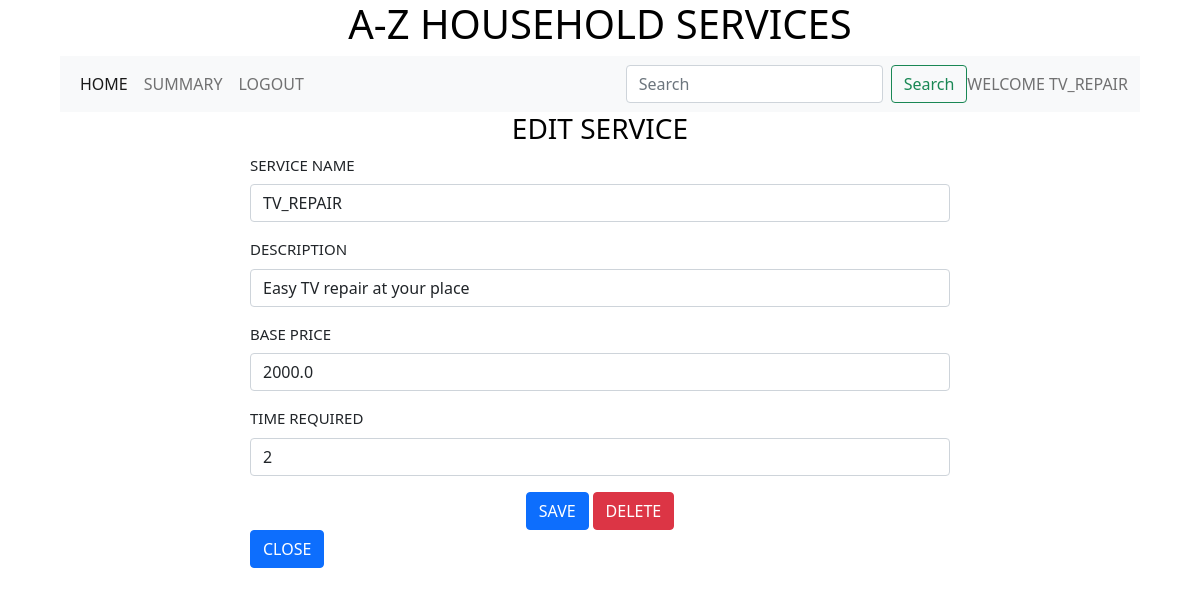
Before: /edit_service/3/TV_REPAIR with the older database file.
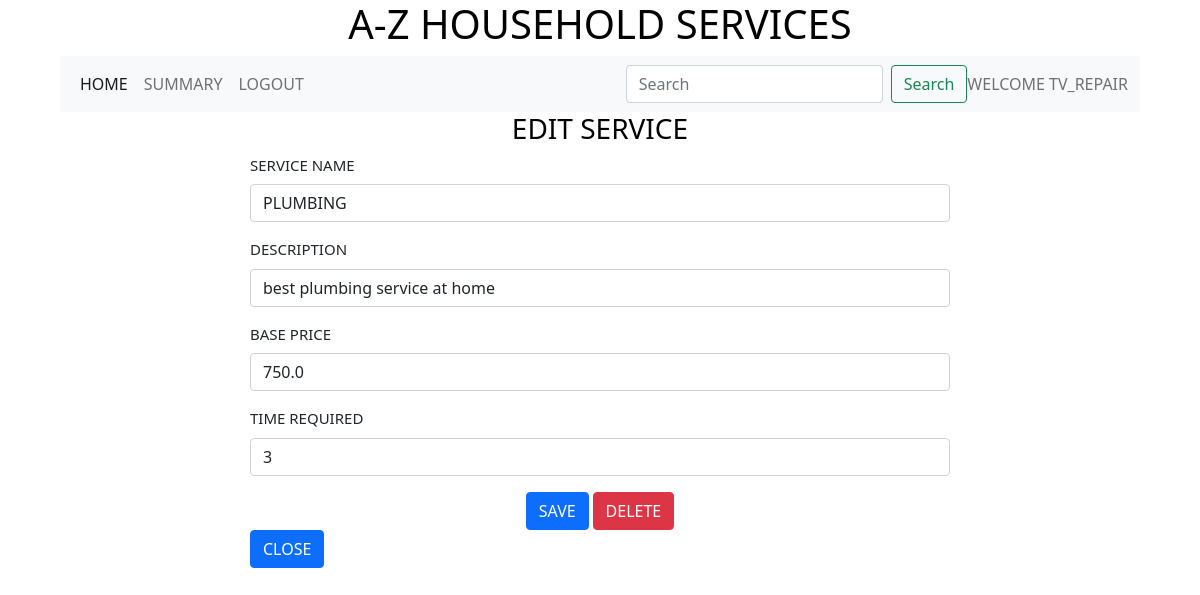
After: the same page with the newer database file.
### backend/models.py (models this page shows)
class Service(db.Model):
    __tablename__ ="service"
    id = db.Column(db.Integer,primary_key=True)
    name = db.Column(db.String)
    description = db.Column(db.String)
    base_price = db.Column(db.Float)
    time_required = db.Column(db.Integer)
    service_requests = db.relationship("Service_request",cascade="all,delete",backref="service",lazy = True)
    professionals = db.relationship("Professional",cascade="all,delete",backref="service",lazy = True)

### backend/controllers.py (the view, shortened to what this page needs)
@app.route("/edit_service/<id>/<name>" ,methods = ["GET","POST"])
def edit_service(id,name):
    service = get_service(id)
    return render_template("edit_service.html",service=service,name=name)

### backend/controllers.py (called while the page is built)
def get_service(id):
    service = Service.query.filter_by(id=id).first()
    return service

### templates/edit_service.html (shortened to what this page needs)
{%extends "admin_layout.html"%}
{%block content%}
            {%if service%}
                <div class ="center"><h3>EDIT SERVICE</h3></div>
                <form action ="/edit_service/{{service.id}}/{{name}}" method ="POST">
                    <div class = "input_form1">
                        <div class="mb-3">
                            <label for="name" class="form-label">SERVICE NAME</label>
                            <input type="text" class="form-control" name ="name" id="name" value = "{{service.name}}">
                        </div>
                        <div class="mb-3">
                            <label for="description" class="form-label">DESCRIPTION</label>
                            <input type="text" class="form-control" name ="description" id="description" value = "{{service.description}}">
                        </div>
                        <div class="mb-3">
                            <label for="base_price" class="form-label">BASE PRICE</label>
                            <input type="number" class="form-control" name ="base_price" id="base_price" value = "{{service.base_price}}">
                        </div>
                        <div class="mb-3">
                            <label for="time_required" class="form-label">TIME REQUIRED</label>
                            <input type="number" class="form-control" name ="time_required" id="time_required" value = "{{service.time_required}}">
                        </div>
                        <div class="mb-3">
                            <div class ="center"><button type="submit" class="btn btn-primary">SAVE</button>
                            <a href="/delete_service/{{service.id}}/{{name}}" type="button" class="btn btn-danger">DELETE</a></div>
                            <a href="/admin/{{name}}" type="button" class="btn btn-primary">CLOSE</a></div>
                        </div>
                    </div>
            {%endif%}
{%endblock%}

### templates/admin_layout.html (shortened to what this page needs)
<!DOCTYPE html>
<html>
    <head>
        <link rel ="stylesheet" href="/static/styles/main.css">
        <link href ="https://cdn.jsdelivr.net/npm/bootstrap@5.0.2/dist/css/bootstrap.min.css" rel="stylesheet">
    </head>
    <body>
        <div class = "my_container">
            <div class ="center"><h1>A-Z HOUSEHOLD SERVICES</h1></div>
            <div class ="my_panel">
                <nav class="navbar navbar-expand-lg navbar-light bg-light">
                    <div class="container-fluid">
                      <div class="collapse navbar-collapse" id="navbarText">
                        <ul class="navbar-nav me-auto mb-2 mb-lg-0">
                          <li class="nav-item">
                            <a class="nav-link active" aria-current="page" href="/admin/{{name}}">HOME</a>
                          </li>
                          <li class="nav-item">
                            <a class="nav-link" href="/admin_summary/{{name}}">SUMMARY</a>
                          </li>
                          <li class="nav-item">
                            <a class="nav-link" href="/login">LOGOUT</a>
                          </li>
                        </ul>
                        <form class="d-flex" method ="POST" action="/search_ad/{{name}}">
                          <input class="form-control me-2" type="search" placeholder="Search" aria-label="Search" name ="search_txt" id ="search_txt">
                          <button class="btn btn-outline-success" type="submit">Search</button>
                        </form>
                        <span class="navbar-text">
                          WELCOME {{name}}
                        </span>
                      </div>
                    </div>
                </nav>
                  {%block content%}{%endblock%}
            </div>
    </body>
</html>

Changed rows visible on the page:
changed Service: name "TV_REPAIR" → "PLUMBING"; description "Easy TV repair at your place" → "best plumbing service at home"; base_price "2000.0" → "750.0"; time_required "2" → "3"; name "TV_REPAIR" → (not shown)
Other visible differences:
{{ name }}: (not shown) → "TV_REPAIR"
